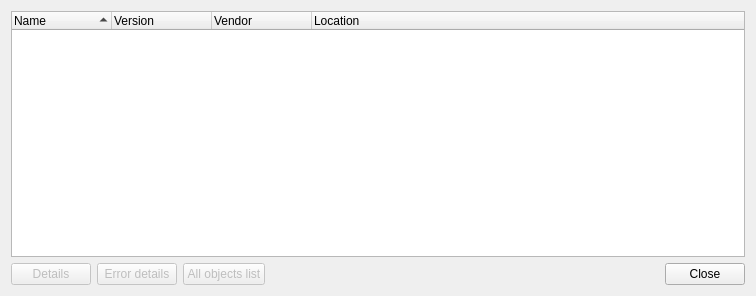
<?xml version="1.0" encoding="UTF-8"?>
<ui version="4.0">
 <class>PluginView</class>
 <widget class="QDialog" name="PluginView">
  <property name="geometry">
   <rect>
    <x>0</x>
    <y>0</y>
    <width>756</width>
    <height>296</height>
   </rect>
  </property>
  <property name="windowTitle">
   <string>About plugins</string>
  </property>
  <property name="modal">
   <bool>true</bool>
  </property>
  <layout class="QGridLayout" name="gridLayout">
   <item row="0" column="0" colspan="5">
    <widget class="QTreeWidget" name="pluginTreeWidget">
     <property name="alternatingRowColors">
      <bool>true</bool>
     </property>
     <property name="indentation">
      <number>0</number>
     </property>
     <property name="rootIsDecorated">
      <bool>false</bool>
     </property>
     <property name="uniformRowHeights">
      <bool>true</bool>
     </property>
     <property name="itemsExpandable">
      <bool>false</bool>
     </property>
     <property name="sortingEnabled">
      <bool>true</bool>
     </property>
     <column>
      <property name="text">
       <string>Name</string>
      </property>
     </column>
     <column>
      <property name="text">
       <string>Version</string>
      </property>
     </column>
     <column>
      <property name="text">
       <string>Vendor</string>
      </property>
     </column>
     <column>
      <property name="text">
       <string>Location</string>
      </property>
     </column>
    </widget>
   </item>
   <item row="1" column="0">
    <widget class="QPushButton" name="detailsPushButton">
     <property name="enabled">
      <bool>false</bool>
     </property>
     <property name="text">
      <string>Details</string>
     </property>
    </widget>
   </item>
   <item row="1" column="1">
    <widget class="QPushButton" name="errorPushButton">
     <property name="enabled">
      <bool>false</bool>
     </property>
     <property name="text">
      <string>Error details</string>
     </property>
    </widget>
   </item>
   <item row="1" column="3">
    <spacer name="horizontalSpacer">
     <property name="orientation">
      <enum>Qt::Horizontal</enum>
     </property>
     <property name="sizeHint" stdset="0">
      <size>
       <width>427</width>
       <height>20</height>
      </size>
     </property>
    </spacer>
   </item>
   <item row="1" column="4">
    <widget class="QPushButton" name="closePushButton">
     <property name="text">
      <string>Close</string>
     </property>
    </widget>
   </item>
   <item row="1" column="2">
    <widget class="QPushButton" name="allObjectsPushButton">
     <property name="enabled">
      <bool>false</bool>
     </property>
     <property name="text">
      <string>All objects list</string>
     </property>
    </widget>
   </item>
  </layout>
 </widget>
 <resources>
  <include location="../object_viewer_qt.qrc"/>
 </resources>
 <connections>
  <connection>
   <sender>closePushButton</sender>
   <signal>clicked()</signal>
   <receiver>PluginView</receiver>
   <slot>accept()</slot>
   <hints>
    <hint type="sourcelabel">
     <x>620</x>
     <y>232</y>
    </hint>
    <hint type="destinationlabel">
     <x>507</x>
     <y>226</y>
    </hint>
   </hints>
  </connection>
 </connections>
</ui>
